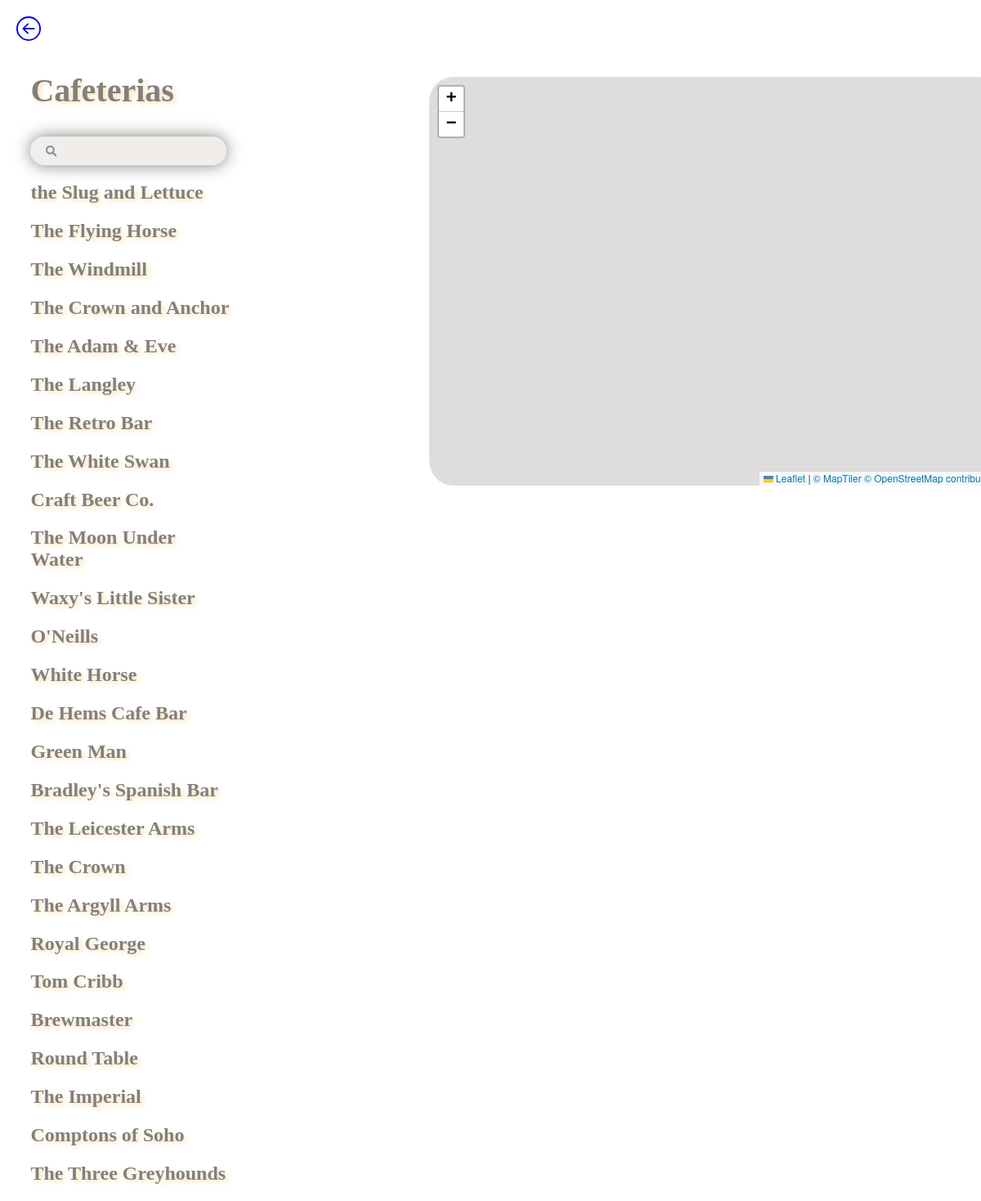
The page /coffees on the database its author committed.
### app.py (models this page shows)
class Coffee(db.Model):
    __tablename__ = 'coffee'

### app.py (the view)
@app.route('/coffees')
def coffees():
    results = db.session.query(Coffee).all()
    return render_template('cafe.html', data=results)

### templates/cafe.html (shortened to what this page needs)
<!DOCTYPE html>
<html lang="en">
<head>
    <link rel="stylesheet" href="https://unpkg.com/leaflet@1.7.1/dist/leaflet.css"
 />
    <link rel="stylesheet" href="../static/style.css">
</head>
<body>
    <header>
        <div class="backkopce">
            <a href="{{url_for('index')}}">
            </a>
        </div>
    </header>
    <section>
        <h1>Cafeterias</h1>
        <form action="{{ url_for('search',category=1) }}" method="POST">
            <div class="search-box">
                <button id="search" class="search-btn" type="submit" style="border:none;">
                    <i class="fas fa-search"></i>
                </button>
            </div>
        </form>
        {% if data %}
        {% for item in data %}
        <a href="#" style="text-decoration: none">
            <h2 onclick="toggle({{ item.ID }})">{{ item.name }}</h2>
        </a>
        {% endfor %}
        {% endif %}
    </section>
    <aside>
        <div id="mapid"></div>
    </aside>
</body>
</html>

### static/style.css (style rules this page uses)
body { margin-top: 20px; margin-left: 20px; margin-right: 20px; margin-bottom: 20px; }
h1 { font-size: 40px; color: grey; text-shadow: 3px 3px 6px navajowhite; text-align: left; font-family: cursive; }
h2 { color: grey; text-shadow: 3px 3px 6px navajowhite; text-align: left; font-family: Garamond, cursive; }
#search { text-shadow: 3px 3px 6px navajowhite; }
section { float: left; margin: 0 1.5%; width: 21%; }
aside { float:right; margin: 0 1.5%; width: 55%; }
.search-box { top: 50%; left: 50%; height: 25px; border-radius: 40px; background: rgba(197, 186, 172, 0.25); padding: 5px; box-shadow: 0 0 20px rgba(0,0,0,.5); width: 230px; }
.search-btn { color: rgba(87, 87, 87, 0.62); float: left; width: 40px; height: 25px; border-radius: 50%; display: flex; justify-content: center; align-items: center; }
#mapid { margin-top: 40px; width: 700px; height: 500px; border-radius: 30px; }

### rows shown on the page
Coffee: name "the Slug and Lettuce"
Coffee: name "The Flying Horse"
Coffee: name "The Windmill"
Coffee: name "The Crown and Anchor"
Coffee: name "The Adam & Eve"
Coffee: name "The Langley"
Coffee: name "The Retro Bar"
Coffee: name "The White Swan"
Coffee: name "Craft Beer Co."
Coffee: name "The Moon Under Water"
Coffee: name "Waxy's Little Sister"
Coffee: name "O'Neills"
Coffee: name "White Horse"
Coffee: name "De Hems Cafe Bar"
Coffee: name "Green Man"
Coffee: name "Bradley's Spanish Bar"
Coffee: name "The Leicester Arms"
Coffee: name "The Crown"
Coffee: name "The Argyll Arms"
Coffee: name "Royal George"
Coffee: name "Tom Cribb"
Coffee: name "Brewmaster"
Coffee: name "Round Table"
Coffee: name "The Imperial"
Coffee: name "Comptons of Soho"
Coffee: name "The Three Greyhounds"
